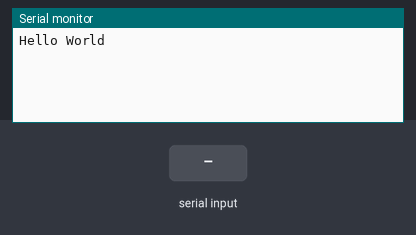
A sketch run on a simulated Arduino Uno, built with avr-gcc and run on an emulated ATmega328P. Shown: the last lines printed to the serial monitor. Inputs (shaded band) come from the test bench.

Above: at 1.2 s.
1.3 s: "1" received over the second serial link
At 2.0 s:
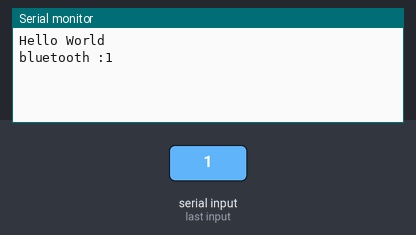
2.8 s: "0" received over the second serial link
At 4.0 s:
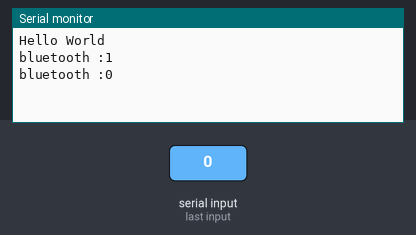
4.3 s: "2" received over the second serial link
At 5.4 s:
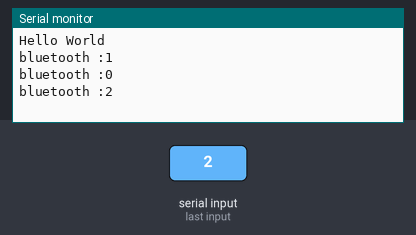

Measured:
- after the input at 1.3 s, the serial monitor: prints a new line at once (image 1)
- after the input at 2.8 s, the serial monitor: prints a new line at once (image 2)
- after the input at 4.3 s, the serial monitor: prints a new line at once (image 3)

The sketch:

bluetooth.ino
```cpp
#include <SoftwareSerial.h>

/* Pinout Definition */
#define bluetoothTx 8
#define bluetoothRx 9

/*bluetooth*/
SoftwareSerial mySerial(bluetoothRx,bluetoothTx); // RX, TX


void setup() {
  // put your setup code here, to run once:
  Serial.begin(9600);
  mySerial.begin(9600);
  Serial.write("Hello World\n");
}

void loop() {
  // put your main code here, to run repeatedly:
  delay(1);
  bluetooth();
}

void bluetooth()
{
  if (mySerial.available()) {
    Serial.print("bluetooth :");
    Serial.write(mySerial.read());
    Serial.println();
  }
}
```
